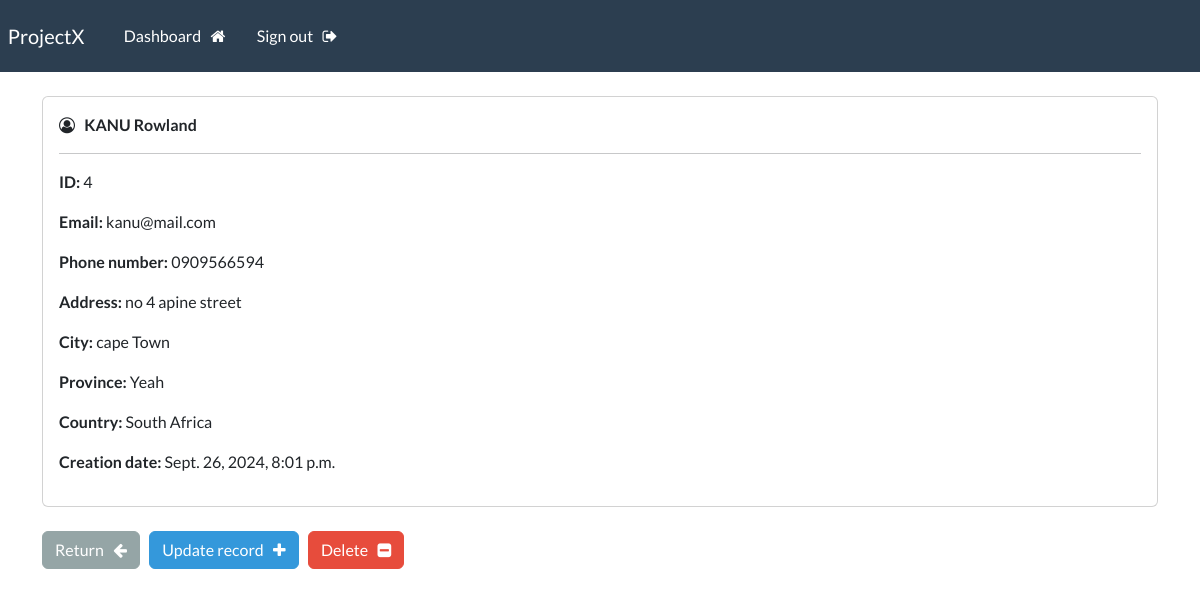
The app's page /record/4 (signed in) with its own data.
### webapp/models.py (models this page shows, shortened)
class Record(models.Model):
    creation_date = models.DateTimeField(auto_now_add=True)
    first_name = models.CharField(max_length=100)
    last_name = models.CharField(max_length=100)
    email = models.CharField(max_length=155)
    phone = models.CharField(max_length=20)
    address = models.CharField(max_length=300)
    city = models.CharField(max_length=255)
    province = models.CharField(max_length=200)
    country = models.CharField(max_length=125)

### webapp/views.py (the view)
# urls.py: path('record/<int:pk>', views.singular_record, name='record'),
@login_required(login_url='my-login')
def singular_record(request, pk):
    all_records = Record.objects.get(id=pk)
    context = {'record': all_records}
    return render(request, 'webapp/view-record.html', context=context)

### webapp/templates/webapp/view-record.html (shortened to what this page needs)
{% extends 'webapp/base.html' %}
{% block content %}
    <div class="card">
        <div class="card-body">
            <i class="fa fa-user-circle-o" aria-hidden="true"></i> &nbsp;
            <strong>
                {{record.last_name | upper}}
                {{record.first_name}}
            </strong>
            <hr>
            <p> <strong> ID: </strong> {{record.id}} </p>
            <p> <strong> Email: </strong> {{record.email}} </p>
            <p> <strong> Phone number: </strong> {{record.phone}} </p>
            <p> <strong> Address: </strong> {{record.address}} </p>
            <p> <strong> City: </strong> {{record.city}} </p>
            <p> <strong> Province: </strong> {{record.province}} </p>
            <p> <strong> Country: </strong> {{record.country}} </p>
            <p> <strong> Creation date: </strong> {{record.creation_date}} </p>
        </div>
    </div>
    <br>
    <a href="{% url 'dashboard' %}" class="btn btn-secondary"> Return &nbsp; <i class="fa fa-arrow-left" aria-hidden="true"></i> </a>
    <a href="{% url 'update-record' record.id %}" class="btn btn-info"> Update record &nbsp; <i class="fa fa-plus" aria-hidden="true"></i> </a>
    <a href="{% url 'delete-record' record.id %}" class="btn btn-danger"> Delete &nbsp; <i class="fa fa-minus-square" aria-hidden="true"></i> </a>
{% endblock %}

### records on screen
Record: last_name "KANU", first_name "Rowland", id "4", email "kanu@mail.com", phone "0909566594", address "no 4 apine street", city "cape Town", province "Yeah", country "South Africa", creation_date "Sept. 26, 2024, 8:01 p.m."
